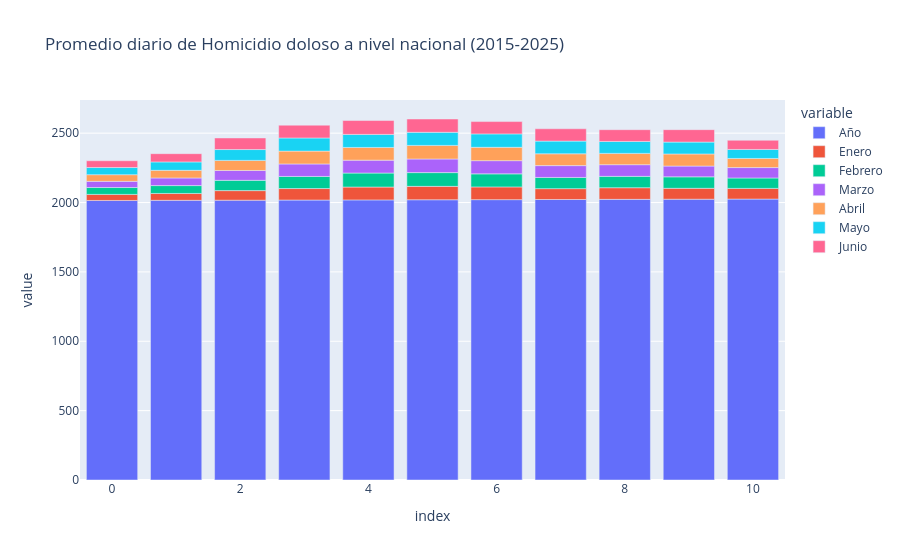

The code cell stored with this chart in its notebook:
### Markdown cell above
### **Promig diari**

### Code cell
sem_prom = px.bar(
    df_sem_prom, 
    title = "Promedio diario de Homicidio doloso a nivel nacional (2015-2025)",
)
sem_prom.show()

### Figure 1 — Plotly figure (JSON) as saved in the notebook; plotly's stock layout.template omitted (floating-point values rounded to 4 significant figures)
{"data": [{"hovertemplate": "variable=Año<br>index=%{x}<br>value=%{y}<extra></extra>", "legendgroup": "Año", "marker": {"color": "#636efa", "pattern": {"shape": ""}}, "name": "Año", "orientation": "v", "showlegend": true, "textposition": "auto", "type": "bar", "x": [0, 1, 2, 3, 4, 5, 6, 7, 8, 9, 10], "xaxis": "x", "y": [2015.0, 2016.0, 2017.0, 2018.0, 2019.0, 2020.0, 2021.0, 2022.0, 2023.0, 2024.0, 2025.0], "yaxis": "y"}, {"hovertemplate": "variable=Enero<br>index=%{x}<br>value=%{y}<extra></extra>", "legendgroup": "Enero", "marker": {"color": "#EF553B", "pattern": {"shape": ""}}, "name": "Enero", "orientation": "v", "showlegend": true, "textposition": "auto", "type": "bar", "x": [0, 1, 2, 3, 4, 5, 6, 7, 8, 9, 10], "xaxis": "x", "y": [43.68, 49.42, 68.9, 82.84, 92.71, 96.65, 91.61, 78.26, 83.9, 78.55, 77.1], "yaxis": "y"}, {"hovertemplate": "variable=Febrero<br>index=%{x}<br>value=%{y}<extra></extra>", "legendgroup": "Febrero", "marker": {"color": "#00cc96", "pattern": {"shape": ""}}, "name": "Febrero", "orientation": "v", "showlegend": true, "textposition": "auto", "type": "bar", "x": [0, 1, 2, 3, 4, 5, 6, 7, 8, 9, 10], "xaxis": "x", "y": [49.57, 56.79, 74.18, 87.32, 100.9, 99.18, 94.14, 80.64, 81.75, 82.71, 75.04], "yaxis": "y"}, {"hovertemplate": "variable=Marzo<br>index=%{x}<br>value=%{y}<extra></extra>", "legendgroup": "Marzo", "marker": {"color": "#ab63fa", "pattern": {"shape": ""}}, "name": "Marzo", "orientation": "v", "showlegend": true, "textposition": "auto", "type": "bar", "x": [0, 1, 2, 3, 4, 5, 6, 7, 8, 9, 10], "xaxis": "x", "y": [44.48, 55.06, 71.03, 90.0, 92.81, 98.1, 95.23, 85.29, 84.23, 77.77, 74.9], "yaxis": "y"}, {"hovertemplate": "variable=Abril<br>index=%{x}<br>value=%{y}<extra></extra>", "legendgroup": "Abril", "marker": {"color": "#FFA15A", "pattern": {"shape": ""}}, "name": "Abril", "orientation": "v", "showlegend": true, "textposition": "auto", "type": "bar", "x": [0, 1, 2, 3, 4, 5, 6, 7, 8, 9, 10], "xaxis": "x", "y": [48.07, 54.97, 72.77, 92.5, 91.67, 97.87, 96.07, 85.3, 81.43, 87.13, 65.83], "yaxis": "y"}, {"hovertemplate": "variable=Mayo<br>index=%{x}<br>value=%{y}<extra></extra>", "legendgroup": "Mayo", "marker": {"color": "#19d3f3", "pattern": {"shape": ""}}, "name": "Mayo", "orientation": "v", "showlegend": true, "textposition": "auto", "type": "bar", "x": [0, 1, 2, 3, 4, 5, 6, 7, 8, 9, 10], "xaxis": "x", "y": [51.65, 60.58, 78.06, 94.74, 94.0, 94.48, 96.84, 91.26, 85.94, 85.61, 64.71], "yaxis": "y"}, {"hovertemplate": "variable=Junio<br>index=%{x}<br>value=%{y}<extra></extra>", "legendgroup": "Junio", "marker": {"color": "#FF6692", "pattern": {"shape": ""}}, "name": "Junio", "orientation": "v", "showlegend": true, "textposition": "auto", "type": "bar", "x": [0, 1, 2, 3, 4, 5, 6, 7, 8, 9, 10], "xaxis": "x", "y": [48.87, 59.4, 83.53, 92.27, 100.1, 95.9, 88.77, 88.87, 84.87, 89.47, 66.3], "yaxis": "y"}], "layout": {"barmode": "relative", "legend": {"title": {"text": "variable"}, "tracegroupgap": 0}, "title": {"text": "Promedio diario de Homicidio doloso a nivel nacional (2015-2025)"}, "xaxis": {"anchor": "y", "domain": [0, 1], "title": {"text": "index"}}, "yaxis": {"anchor": "x", "domain": [0, 1], "title": {"text": "value"}}}}
